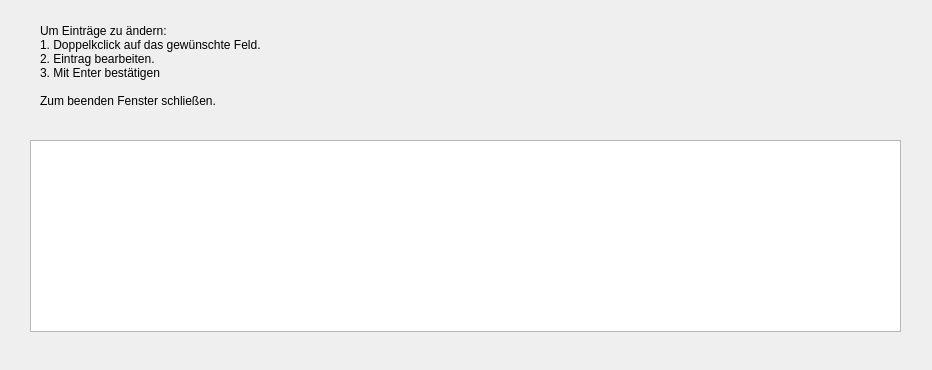
<?xml version="1.0" encoding="UTF-8"?>
<ui version="4.0">
 <class>ItemChangeDialog</class>
 <widget class="QDialog" name="ItemChangeDialog">
  <property name="geometry">
   <rect>
    <x>0</x>
    <y>0</y>
    <width>932</width>
    <height>370</height>
   </rect>
  </property>
  <property name="windowTitle">
   <string>Dialog</string>
  </property>
  <widget class="QTableView" name="tableChangeItem">
   <property name="geometry">
    <rect>
     <x>30</x>
     <y>140</y>
     <width>871</width>
     <height>192</height>
    </rect>
   </property>
  </widget>
  <widget class="QLabel" name="label">
   <property name="geometry">
    <rect>
     <x>40</x>
     <y>20</y>
     <width>301</width>
     <height>91</height>
    </rect>
   </property>
   <property name="text">
    <string>Um Einträge zu ändern:
1. Doppelkclick auf das gewünschte Feld.
2. Eintrag bearbeiten.
3. Mit Enter bestätigen

Zum beenden Fenster schließen.</string>
   </property>
  </widget>
 </widget>
 <resources/>
 <connections/>
</ui>
